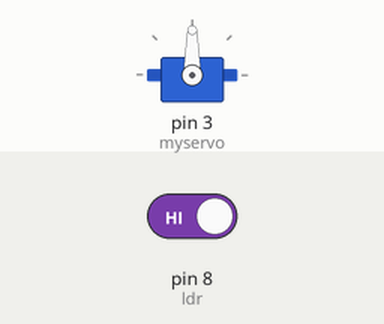
The sketch below on a simulated Arduino Uno, built with avr-gcc and run on an emulated ATmega328P. Parts: servo. The test bench sets the inputs (shaded band); at power-on: pin 8 (ldr) HIGH. What the sketch prints to the serial monitor is not drawn.

Above: at 1.2 s.
1.3 s: pin 8 (ldr) driven LOW
At 1.8 s:
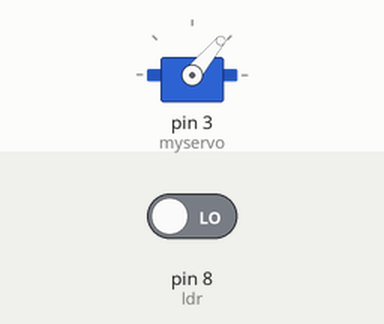
4.3 s: pin 8 (ldr) driven HIGH
At 5.6 s:
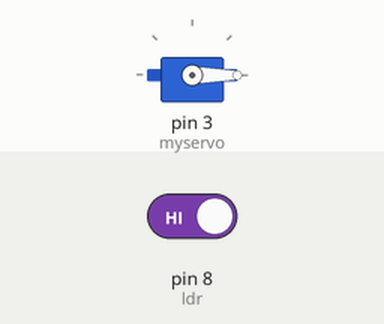
Timing chart, 0 to 7.3 s (numbered marks = the images above; inputs shaded):
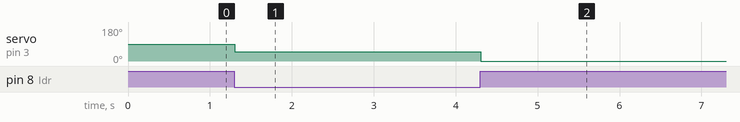

The sketch:

jump.ino
```cpp
   #include <Servo.h>
#define ldr 8
Servo myservo;
void setup() {
myservo.attach(3);
 pinMode(ldr,INPUT);
 Serial.begin(9600);
}

void loop() {
  // put your main code here, to run repeatedly:
  int no=digitalRead(ldr);
Serial.print(no);
if(no==0){
  myservo.write(50);
  delay(100);
  myservo.write(0);

}
}
```

Measured:
- after the input at 1.3 s, servo on pin 3 (myservo): 90° → 50° at once
- after the input at 4.3 s, servo on pin 3 (myservo): 50° → 0° at once
